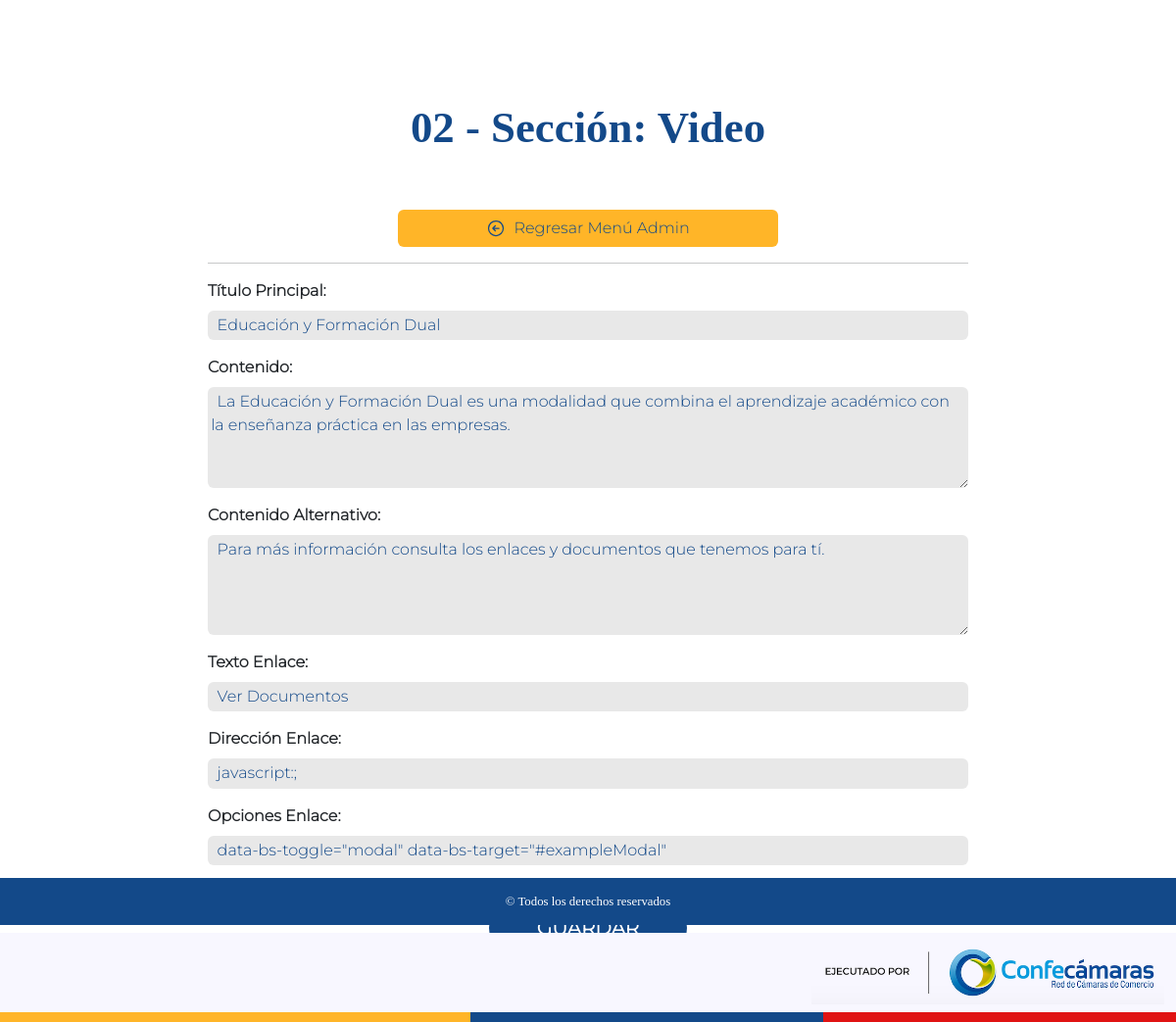
Page /admin/02-video.php (signed in) on the committed database.
### tables this page shows
CREATE TABLE `sections` (
  `id` int(11) NOT NULL,
  `title` varchar(32) NOT NULL,
  `subtitle` varchar(32) DEFAULT NULL,
  `image` varchar(64) DEFAULT NULL,
  `content` text NOT NULL,
  `contentalt` text DEFAULT NULL,
  `textlink` varchar(128) NOT NULL,
  `urllink` varchar(64) NOT NULL,
  `optlink` varchar(64) DEFAULT NULL
);

### config/database.php (called while the page is built, shortened)
<?php
    function showSection($conx, $id) {
        try {
            $sql = "SELECT * FROM sections WHERE id = :id";
            $stm = $conx->prepare($sql);
            $stm->bindparam(":id", $id);
            $stm->execute();
            return $stm->fetchAll();
        } catch (PDOException $e) {
            echo $e->getMessage();
        }
    }

### admin/02-video.php (the view, shortened to what this page needs)
<?php include '../config/database.php'  ?>
<!DOCTYPE html>
<html lang="en">
<head>
    <link rel="stylesheet" href="../css/bootstrap.min.css">
</head>
<body>
    <main class="container-fluid">
        <section class="form row my-5">
            <h2 class="title-form text-center p-2 my-5">02 - Sección: Video</h2>
            <div class="col-md-8 offset-md-2">
                <?php if (!isset($_SESSION['uid'])):?>
                <?php
                    echo "<script>
                            alert('Debe iniciar sesión!');
                            window.location.replace('index.php');
                          </script>";
                ?>
                <?php else: ?>
                    <a href="index.php" class="btn bg-yellow d-flex flex-row justify-content-center align-items-center w-50 mx-auto">
                    <svg xmlns="http://www.w3.org/2000/svg" fill="none" viewBox="0 0 24 24" stroke-width="1.5" stroke="currentColor" class="w-6 h-6">
                        <path stroke-linecap="round" stroke-linejoin="round" d="M11.25 9l-3 3m0 0l3 3m-3-3h7.5M21 12a9 9 0 11-18 0 9 9 0 0118 0z" />
                    </svg> &nbsp;
                        Regresar Menú Admin
                    </a>
                    <hr>
                    <form action="" method="POST">
                        <?php $options = showSection($conx, 1); ?>
                        <?php foreach($options as $option): ?>
                            <div class="pb-3">
                                    <label class="form-label"><strong>Título Principal:</strong></label>
                                    <input type="text" class="form-control" name="title" value="<?php echo $option['title']; ?>" required>
                            </div>
                            <div class="pb-3">
                                    <label class="form-label"><strong>Contenido:</strong></label>
                                    <textarea type="text" rows="4" class="form-control" name="content" required><?php echo $option['content']; ?></textarea>
                            </div>
                            <div class="pb-3">
                                    <label class="form-label"><strong>Contenido Alternativo:</strong></label>
                                    <textarea type="text" rows="4" class="form-control" name="contentalt" placeholder="Opcional"><?php echo $option['contentalt']; ?></textarea>
                            </div>
                            <div class="pb-3">
                                    <label class="form-label"><strong>Texto Enlace:</strong></label>
                                    <input type="text" class="form-control" name="textlink" value="<?php echo $option['textlink']; ?>" required>
                            </div>
                            <div class="pb-3">
                                    <label class="form-label"><strong>Dirección Enlace:</strong></label>
                                    <input type="text" class="form-control" name="urllink" value="<?php echo $option['urllink']; ?>" required>
                            </div>
                            <div class="pb-3">
                                    <label class="form-label"><strong>Opciones Enlace:</strong></label>
                                    <input type="text" class="form-control" name="optlink" value='<?php echo $option['optlink']; ?>' placeholder="Opcional">
                            </div>
                        <?php endforeach ?>
                        <div class="my-4 button text-center">
                            <button class="btn btn-lg bg-confec rounded-5 px-5">GUARDAR</button>
                        </div>
                    </form>
                <?php endif ?>
            </div>
        </section>
        <footer class="footer row mt-5 position-absolute bottom-0 w-100">
            <h3 class="title-social text-center p-2 mt-5">
                &copy; Todos los derechos reservados
            </h3>
            <div class="confecamaras py-2">
                <img class="float-end" src="../images/logo-confecamaras.png" alt="Confecámaras" width="360px">
            </div>
            <div class="colors"></div>
        </footer>
    </main>
</body>
</html>

### admin/02-video.php (style rules this page uses)
html { font-size: 16px; scroll-behavior: smooth; }
body { font-family: 'Montserrat-Light'; }
h1, h2, h3 { font-family: SourceSans; }
main .bg-confec { color: #fff; background-color: #134989; }
main .bg-yellow { color: #134989; background-color: #ffb528; }
svg { width: 20px; }
main section.form h2 { font-size: 2.8rem; font-weight: bold; color: #134989; }
main section.form .button { color: #134989; }
main section.form .form-control { background-color: #e8e8e8; color: #134989; padding: 0.2rem; font-size: 1rem; text-indent: 0.4rem; border: none; }
main section.form .form-control::placeholder { color: #aeaeae; }
main section.form button { font-weight: bold; }
main footer h3.title-social { background-color: #134989; font-weight: normal; font-size: 0.8rem; line-height: 2rem; color: #fff; }
main footer .confecamaras { background-color: #f8f7ff; }
main footer .colors { background: linear-gradient(to right, #ffb528 40%, #134989 40% 70%, #e01313 70%); height: 10px; }

### rows in the picture
sections: title "Educación y Formación Dual", content "La Educación y Formación Dual es una modalidad que combina el aprendizaje académico con la enseñanza práctica en las empresas.", contentalt "Para más información consulta los enlaces y documentos que tenemos para tí.", textlink "Ver Documentos", urllink "javascript:;", optlink "data-bs-toggle=\"modal\" data-bs-target=\"#exampleModal\""
